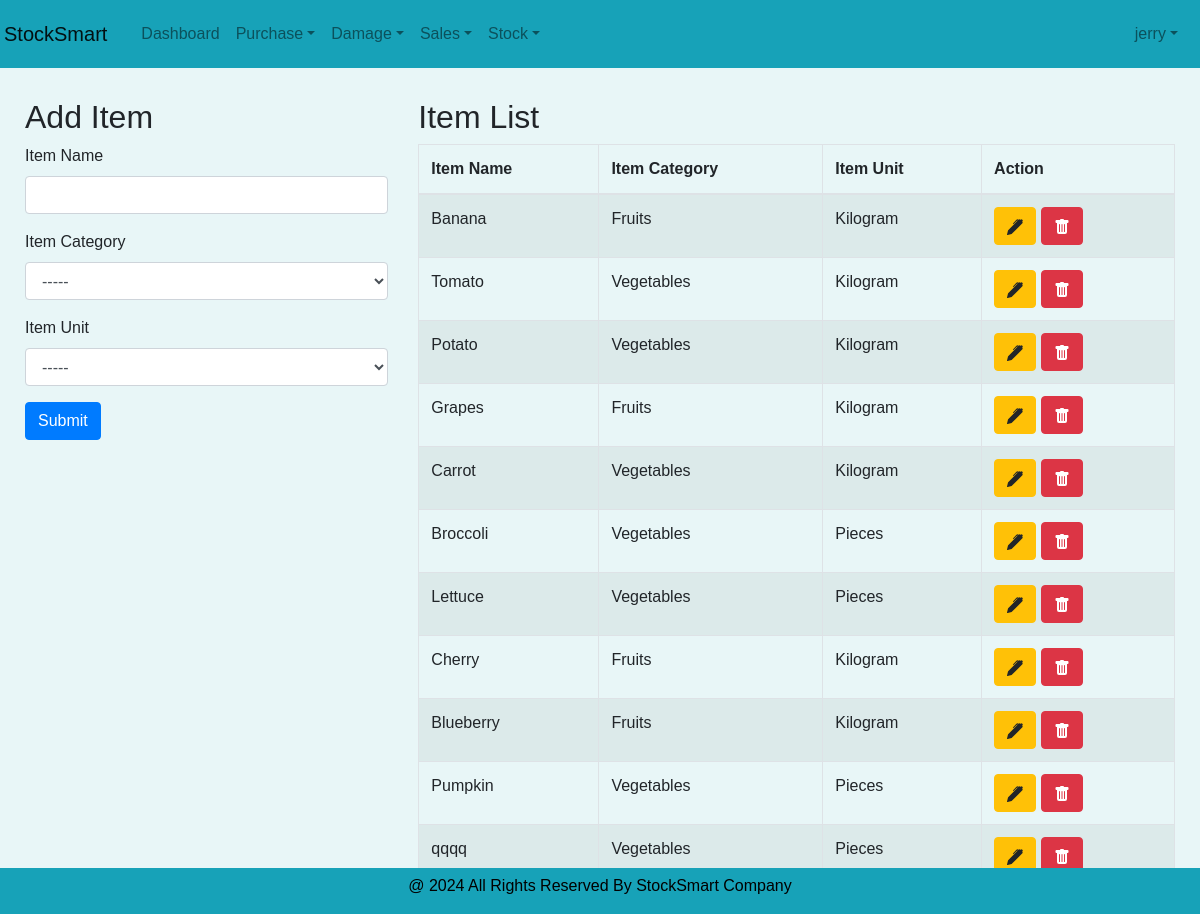
The page /Core/item_pg/ (signed in) on the database its author committed.
### User/models.py (models this page shows)
class User(AbstractUser):
    MY_ROLES =[
        ('Admin','Admin'),
        ('Staff','Staff'),
    ]
    role = models.CharField(max_length=50, choices=MY_ROLES)

### Core/models.py (models this page shows, shortened)
class itemTable(models.Model):
    UNIT_CHOICES = [
        ('Kilogram', 'Kg'),
        ('Pieces', 'Pcs'),
    ]
    CATEGORY_CHOICE = [
        ('Vegetables','Veg'),
        ('Fruits','Fru'),
    ]
    item_name = models.CharField(max_length=50,null=True, blank=True, unique=True)
    item_category = models.CharField(max_length=50, choices=CATEGORY_CHOICE)
    item_unit = models.CharField(max_length=15, choices=UNIT_CHOICES)

### Core/views.py (the view, shortened to what this page needs)
# urls.py: path('item_pg/',views.item_pg, name="item_pg"),
@admin_required
def item_pg(request):
    base_template = 'user/Index.html' if request.user.role == "Admin" else 'user/staff_index.html'
    item_data = itemTable.objects.all()
    return render(request,"core/item.html",{'item_data':item_data, 'base_template':base_template})

### templates/core/item.html (shortened to what this page needs)
<!DOCTYPE html>
{% extends base_template %}
{% block content %}
<html lang="en">
<head>
    <link href="https://maxcdn.bootstrapcdn.com/bootstrap/4.5.2/css/bootstrap.min.css" rel="stylesheet">
</head>
<body>
    <div class="container-fluid">
        <div class="row">
            <div class="form-container col-md-4">
                <h2 id="formTitle">Add Item</h2>
                <form id="itemForm" method="post" action="{% url 'item_pg' %}">
                    <div class="form-group">
                        <label for="itemName">Item Name</label>
                        <input name="itemname" type="text" class="form-control" id="itemName" required>
                    </div>
                    <div class="form-group">
                        <label for="itemCategory">Item Category</label>
                        <select name="itmecategory" class="form-control" id="itemCategory" required>
                            <option value="">-----</option>
                        </select>
                    </div>
                    <div class="form-group">
                        <label for="itemUnit">Item Unit</label>
                        <select name="itemunit" class="form-control" id="itemUnit" required>
                            <option value="">-----</option>
                        </select>
                    </div>
                    <button type="submit" class="btn btn-primary">Submit</button>
                </form>
            </div>
            <div class="table-container col-md-8">
                <h2>Item List</h2>
                <table class="table table-bordered table-striped">
                    <thead>
                        <tr>
                            <th>Item Name</th>
                            <th>Item Category</th>
                            <th>Item Unit</th>
                            <th>Action</th>
                        </tr>
                    </thead>
                    <tbody id="itemsTableBody">
                    {% for i in item_data %}
                    <tr>
                        <td>{{i.item_name}}</td>
                        <td>{{i.item_category}}</td>
                        <td>{{i.item_unit}}</td>
                        <td><button type="button" class="btn btn-warning" onclick="editItem('{{i.id}}', '{{i.item_name}}', '{{i.item_category}}', '{{i.item_unit}}')">
                            </button>
                            <a href="{% url 'deleteItem' Did=i.id%}"><button type="submit" class="btn btn-danger" id="deleteItem">
                            </button></a></td>
                    </tr>
                    {% endfor %}
                    </tbody>
                </table>
            </div>
        </div>
    </div>
</body>
</html>
{% endblock %}

### templates/user/Index.html (shortened to what this page needs)
<!DOCTYPE html>
<html lang="en">
<head>
    <link href="https://maxcdn.bootstrapcdn.com/bootstrap/4.5.2/css/bootstrap.min.css" rel="stylesheet">
    <link href="https://cdnjs.cloudflare.com/ajax/libs/font-awesome/6.0.0-beta3/css/all.min.css" rel="stylesheet">
</head>
<body>
    <div class="d-flex" style="background-color: rgb(232, 246, 247);">
        <div class="flex-grow-1">
            <nav class="navbar p-1 navbar-expand-lg navbar-light bg-info">
                <a class="navbar-brand" href="#">StockSmart</a>
                <div class="bg-info collapse navbar-collapse my-0" id="navbarNav">
                    <ul class="navbar-nav">
                        <li class="nav-item">
                            <a class="nav-link bg-info" href="{% url 'index' %}">Dashboard</a>
                        </li>
                        <li class="bg-info nav-item dropdown">
                            <a class="nav-link dropdown-toggle" href="#" id="navbarPurchaseDropdown" role="button" data-toggle="dropdown" aria-haspopup="true" aria-expanded="false">Purchase</a>
                        </li>
                        <li class="nav-item dropdown">
                            <a class="nav-link dropdown-toggle" href="#" id="navbarDamageDropdown" role="button" data-toggle="dropdown" aria-haspopup="true" aria-expanded="false">Damage</a>
                        </li>
                        <li class="nav-item dropdown">
                            <a class="nav-link dropdown-toggle" href="#" id="navbarSalesDropdown" role="button" data-toggle="dropdown" aria-haspopup="true" aria-expanded="false">Sales</a>
                        </li>
                        <li class="nav-item dropdown">
                            <a class="nav-link dropdown-toggle" href="#" id="navbarStockDropdown" role="button" data-toggle="dropdown" aria-haspopup="true" aria-expanded="false">Stock</a>
                        </li>
                    </ul>
                    <ul class="navbar-nav ml-auto">
                        <li class="nav-item dropdown">
                            <a class="nav-link dropdown-toggle" href="#" id="navbarUserDropdown" role="button" data-toggle="dropdown" aria-haspopup="true" aria-expanded="false">{{ user.username }}</a>
                        </li>
                    </ul>
                </div>
            </nav>
            <div class="content">
                {% block content %}{% endblock %}
            </div>
            <div class="footer bg-info">
                <p>@ 2024 All Rights Reserved By StockSmart Company</p>
            </div>
        </div>
    </div>
</body>
</html>

### templates/core/item.html (style rules this page uses)
.form-container { width: 40%; }
.table-container { width: 55%; }

### templates/user/Index.html (style rules this page uses)
body { overflow-x: hidden; height: 100vh; background-color: rgb(232, 246, 247); font-family: Arial, sans-serif; }
.content { flex-grow: 1; padding: 10px; }
.navbar { margin-bottom: 20px; padding: 20px; }
.navbar-collapse { margin-bottom: 20px; padding: 10px; }
.footer { position: fixed; left: 0; bottom: 0; width: 100%; background-color: red; color: black; text-align: center; padding-top : 6px }

### rows shown on the page
User: username "jerry"
itemTable: item_name "Banana", item_category "Fruits", item_unit "Kilogram"
itemTable: item_name "Tomato", item_category "Vegetables", item_unit "Kilogram"
itemTable: item_name "Potato", item_category "Vegetables", item_unit "Kilogram"
itemTable: item_name "Grapes", item_category "Fruits", item_unit "Kilogram"
itemTable: item_name "Carrot", item_category "Vegetables", item_unit "Kilogram"
itemTable: item_name "Broccoli", item_category "Vegetables", item_unit "Pieces"
itemTable: item_name "Lettuce", item_category "Vegetables", item_unit "Pieces"
itemTable: item_name "Cherry", item_category "Fruits", item_unit "Kilogram"
itemTable: item_name "Blueberry", item_category "Fruits", item_unit "Kilogram"
itemTable: item_name "Pumpkin", item_category "Vegetables", item_unit "Pieces"
itemTable: item_name "qqqq", item_category "Vegetables", item_unit "Pieces"
